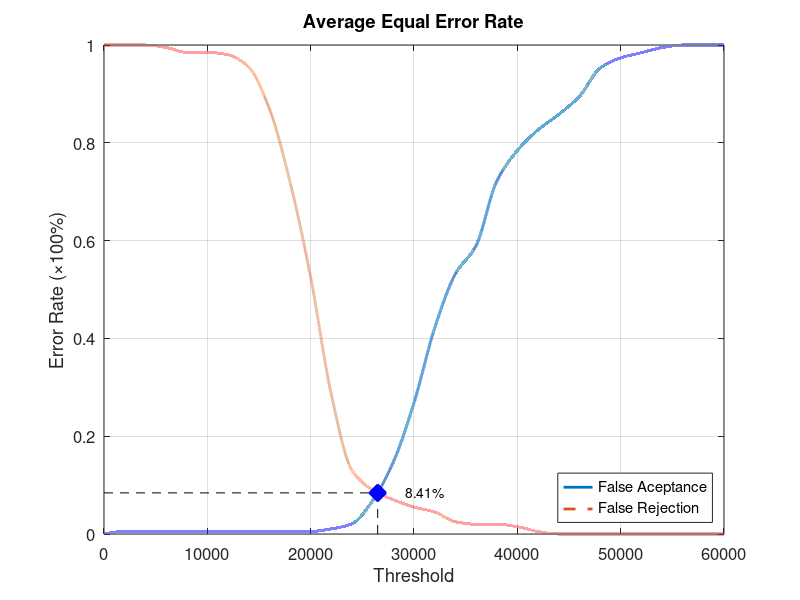
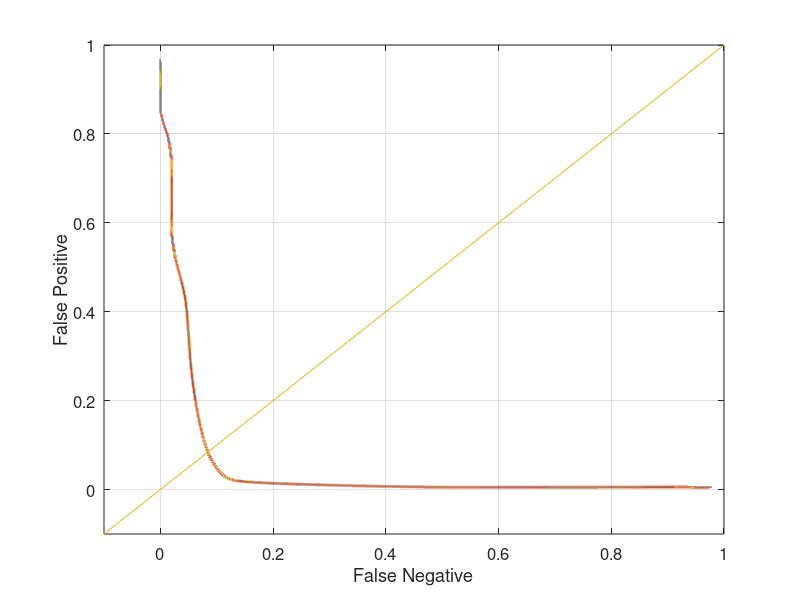

Here is the MATLAB script that generated these plots, in order:
function yEER = Database3_3
close all;
clear;
clc;
x = 0:2000:60000;
xq = 0:0.5:60000;

y0 = [0 0.00526316 0.00526316 0.00526316 0.00526316 0.00526316 0.00526316 0.00526316 0.00526316 0.00526316 0.00526316 0.0105263 0.0210526 0.0684211 0.147368 0.268421 0.421053 0.531579 0.589474 0.721053 0.784211 0.826316 0.857895 0.894737 0.952632 0.973684 0.984211 0.994737 1 1 1];
yy0 = interp1(x, y0, xq, 'pchip');
y1 = [1 1 1 0.995 0.985 0.985 0.98 0.955 0.87 0.72 0.525 0.285 0.13 0.09 0.07 0.055 0.045 0.025 0.02 0.02 0.015 0.005 0 0 0 0 0 0 0 0 0];
yy1 = interp1(x, y1, xq, 'pchip');

% Calculating EER: 
y2 = abs(y0 - y1);
find(y2 == min(y2))
yy2 = abs(yy0 - yy1);
xEER = find(yy2 == min(yy2));
xEERIndex = xq(xEER) % X-axis EER
yEER = yy0(xEER) % Y-axis EER

main = figure
plot(xq, yy0,'-','LineWidth', 2);	hold on
plot(xq, yy1,'--','LineWidth', 2);	hold on
plot([xEERIndex xEERIndex], [0 yEER], 'k--');	hold on
plot([0 xEERIndex], [yEER yEER], 'k--');	hold on
plot(xEERIndex, yEER, 'bx', 'LineWidth', 10);	hold on
text(xEERIndex + 10 * xEERIndex / 100, yEER, [num2str(round((10000 * yEER)) / 100) '%'])
legend('False Aceptance', 'False Rejection', 'Location', 'SouthEast')
xlabel('Threshold')
ylabel('Error Rate (\times100%)')
title('Average Equal Error Rate')
set(gca, 'FontSize', 12)
axis([0 60000 0 1])
grid on

print(main, 'Database3_3Main', '-dpng');
FNRxFPR = figure('Color', [1 1 1]);
plot(yy1, yy0, '-', yy1, yy0, 'LineWidth', 2);
hold on
y = -0.1:0.1:1
plot(y, y); 
set(gca, 'FontSize', 12)
xlabel('False Negative')
ylabel('False Positive')
axis([-0.1 1 -0.1 1])
set(gca, 'FontSize', 12)
grid on

print(FNRxFPR, 'Database3_3FNRxFPR','-dpng');
end
